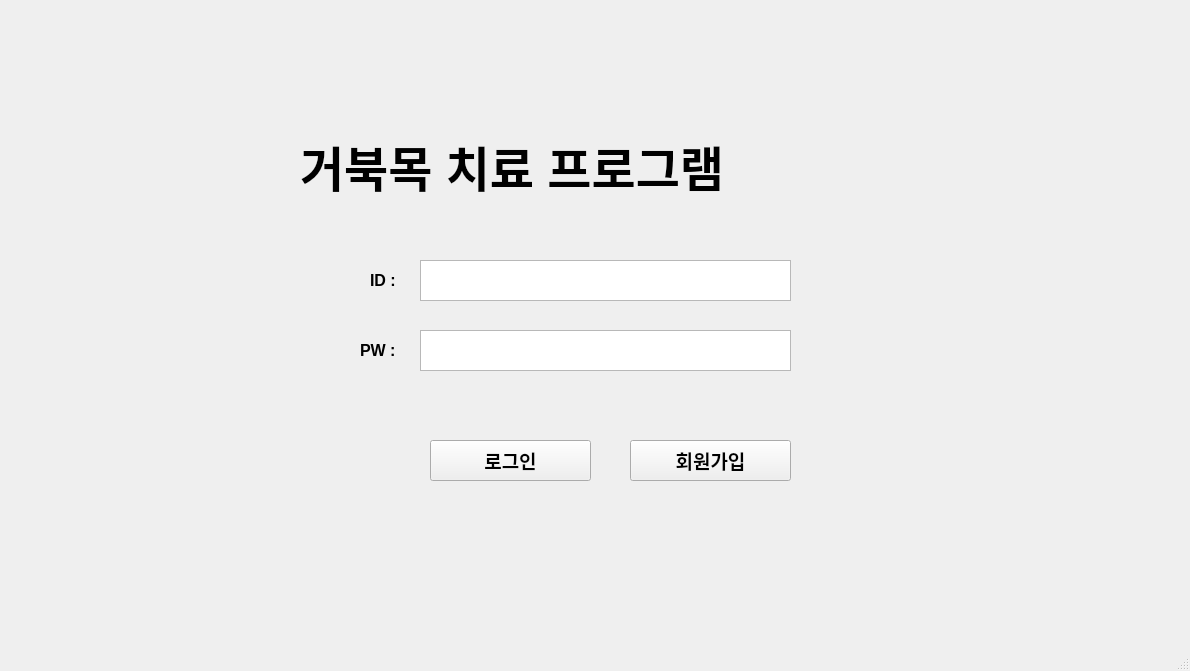
<?xml version="1.0" encoding="UTF-8"?>
<ui version="4.0">
 <class>MainWindow</class>
 <widget class="QMainWindow" name="MainWindow">
  <property name="enabled">
   <bool>true</bool>
  </property>
  <property name="geometry">
   <rect>
    <x>0</x>
    <y>0</y>
    <width>1190</width>
    <height>671</height>
   </rect>
  </property>
  <property name="windowTitle">
   <string>MainWindow</string>
  </property>
  <widget class="QWidget" name="centralwidget">
   <widget class="QStackedWidget" name="stackedWidget">
    <property name="geometry">
     <rect>
      <x>10</x>
      <y>10</y>
      <width>1151</width>
      <height>611</height>
     </rect>
    </property>
    <property name="currentIndex">
     <number>0</number>
    </property>
    <widget class="QWidget" name="page">
     <widget class="QTextEdit" name="id">
      <property name="geometry">
       <rect>
        <x>410</x>
        <y>250</y>
        <width>371</width>
        <height>41</height>
       </rect>
      </property>
     </widget>
     <widget class="QTextEdit" name="pw">
      <property name="geometry">
       <rect>
        <x>410</x>
        <y>320</y>
        <width>371</width>
        <height>41</height>
       </rect>
      </property>
     </widget>
     <widget class="QLabel" name="label">
      <property name="geometry">
       <rect>
        <x>360</x>
        <y>250</y>
        <width>51</width>
        <height>41</height>
       </rect>
      </property>
      <property name="font">
       <font>
        <family>Arial</family>
        <pointsize>12</pointsize>
        <weight>75</weight>
        <bold>true</bold>
       </font>
      </property>
      <property name="text">
       <string>ID :</string>
      </property>
     </widget>
     <widget class="QLabel" name="label_2">
      <property name="geometry">
       <rect>
        <x>350</x>
        <y>320</y>
        <width>51</width>
        <height>41</height>
       </rect>
      </property>
      <property name="font">
       <font>
        <family>Arial</family>
        <pointsize>12</pointsize>
        <weight>75</weight>
        <bold>true</bold>
       </font>
      </property>
      <property name="text">
       <string>PW :</string>
      </property>
     </widget>
     <widget class="QPushButton" name="pushButton">
      <property name="geometry">
       <rect>
        <x>420</x>
        <y>430</y>
        <width>161</width>
        <height>41</height>
       </rect>
      </property>
      <property name="font">
       <font>
        <family>Arial</family>
        <pointsize>14</pointsize>
        <weight>75</weight>
        <bold>true</bold>
       </font>
      </property>
      <property name="text">
       <string>로그인</string>
      </property>
     </widget>
     <widget class="QPushButton" name="pushButton_2">
      <property name="geometry">
       <rect>
        <x>620</x>
        <y>430</y>
        <width>161</width>
        <height>41</height>
       </rect>
      </property>
      <property name="font">
       <font>
        <family>Arial</family>
        <pointsize>14</pointsize>
        <weight>75</weight>
        <bold>true</bold>
       </font>
      </property>
      <property name="text">
       <string>회원가입</string>
      </property>
     </widget>
     <widget class="QLabel" name="label_3">
      <property name="geometry">
       <rect>
        <x>290</x>
        <y>110</y>
        <width>581</width>
        <height>91</height>
       </rect>
      </property>
      <property name="font">
       <font>
        <family>Arial</family>
        <pointsize>36</pointsize>
        <weight>75</weight>
        <bold>true</bold>
       </font>
      </property>
      <property name="text">
       <string>거북목 치료 프로그램</string>
      </property>
     </widget>
    </widget>
    <widget class="QWidget" name="page_1">
     <widget class="QLabel" name="label_4">
      <property name="geometry">
       <rect>
        <x>430</x>
        <y>40</y>
        <width>271</width>
        <height>91</height>
       </rect>
      </property>
      <property name="font">
       <font>
        <family>Arial</family>
        <pointsize>36</pointsize>
        <weight>75</weight>
        <bold>true</bold>
       </font>
      </property>
      <property name="text">
       <string>회원가입</string>
      </property>
     </widget>
     <widget class="QTextEdit" name="textEdit">
      <property name="geometry">
       <rect>
        <x>400</x>
        <y>300</y>
        <width>341</width>
        <height>41</height>
       </rect>
      </property>
      <property name="html">
       <string>&lt;!DOCTYPE HTML PUBLIC &quot;-//W3C//DTD HTML 4.0//EN&quot; &quot;http://www.w3.org/TR/REC-html40/strict.dtd&quot;&gt;
&lt;html&gt;&lt;head&gt;&lt;meta name=&quot;qrichtext&quot; content=&quot;1&quot; /&gt;&lt;style type=&quot;text/css&quot;&gt;
p, li { white-space: pre-wrap; }
&lt;/style&gt;&lt;/head&gt;&lt;body style=&quot; font-family:'Gulim'; font-size:9pt; font-weight:400; font-style:normal;&quot;&gt;
&lt;p style=&quot;-qt-paragraph-type:empty; margin-top:0px; margin-bottom:0px; margin-left:0px; margin-right:0px; -qt-block-indent:0; text-indent:0px;&quot;&gt;&lt;br /&gt;&lt;/p&gt;&lt;/body&gt;&lt;/html&gt;</string>
      </property>
     </widget>
     <widget class="QLabel" name="label_5">
      <property name="geometry">
       <rect>
        <x>340</x>
        <y>300</y>
        <width>51</width>
        <height>41</height>
       </rect>
      </property>
      <property name="font">
       <font>
        <family>Arial</family>
        <pointsize>12</pointsize>
        <weight>75</weight>
        <bold>true</bold>
       </font>
      </property>
      <property name="text">
       <string>ID : </string>
      </property>
     </widget>
     <widget class="QLabel" name="label_6">
      <property name="geometry">
       <rect>
        <x>330</x>
        <y>360</y>
        <width>51</width>
        <height>41</height>
       </rect>
      </property>
      <property name="font">
       <font>
        <family>Arial</family>
        <pointsize>12</pointsize>
        <weight>75</weight>
        <bold>true</bold>
       </font>
      </property>
      <property name="text">
       <string>PW : </string>
      </property>
     </widget>
     <widget class="QTextEdit" name="textEdit_2">
      <property name="geometry">
       <rect>
        <x>400</x>
        <y>360</y>
        <width>341</width>
        <height>41</height>
       </rect>
      </property>
      <property name="html">
       <string>&lt;!DOCTYPE HTML PUBLIC &quot;-//W3C//DTD HTML 4.0//EN&quot; &quot;http://www.w3.org/TR/REC-html40/strict.dtd&quot;&gt;
&lt;html&gt;&lt;head&gt;&lt;meta name=&quot;qrichtext&quot; content=&quot;1&quot; /&gt;&lt;style type=&quot;text/css&quot;&gt;
p, li { white-space: pre-wrap; }
&lt;/style&gt;&lt;/head&gt;&lt;body style=&quot; font-family:'Gulim'; font-size:9pt; font-weight:400; font-style:normal;&quot;&gt;
&lt;p style=&quot;-qt-paragraph-type:empty; margin-top:0px; margin-bottom:0px; margin-left:0px; margin-right:0px; -qt-block-indent:0; text-indent:0px;&quot;&gt;&lt;br /&gt;&lt;/p&gt;&lt;/body&gt;&lt;/html&gt;</string>
      </property>
     </widget>
     <widget class="QPushButton" name="pushButton_3">
      <property name="geometry">
       <rect>
        <x>770</x>
        <y>300</y>
        <width>111</width>
        <height>41</height>
       </rect>
      </property>
      <property name="font">
       <font>
        <family>Arial</family>
        <pointsize>12</pointsize>
        <weight>75</weight>
        <bold>true</bold>
       </font>
      </property>
      <property name="text">
       <string>중복 확인</string>
      </property>
     </widget>
     <widget class="QPushButton" name="pushButton_4">
      <property name="geometry">
       <rect>
        <x>460</x>
        <y>510</y>
        <width>221</width>
        <height>51</height>
       </rect>
      </property>
      <property name="font">
       <font>
        <family>Arial</family>
        <pointsize>12</pointsize>
        <weight>75</weight>
        <bold>true</bold>
       </font>
      </property>
      <property name="text">
       <string>회원가입 하기</string>
      </property>
     </widget>
     <widget class="QTextEdit" name="textEdit_3">
      <property name="geometry">
       <rect>
        <x>400</x>
        <y>170</y>
        <width>341</width>
        <height>41</height>
       </rect>
      </property>
      <property name="html">
       <string>&lt;!DOCTYPE HTML PUBLIC &quot;-//W3C//DTD HTML 4.0//EN&quot; &quot;http://www.w3.org/TR/REC-html40/strict.dtd&quot;&gt;
&lt;html&gt;&lt;head&gt;&lt;meta name=&quot;qrichtext&quot; content=&quot;1&quot; /&gt;&lt;style type=&quot;text/css&quot;&gt;
p, li { white-space: pre-wrap; }
&lt;/style&gt;&lt;/head&gt;&lt;body style=&quot; font-family:'Gulim'; font-size:9pt; font-weight:400; font-style:normal;&quot;&gt;
&lt;p style=&quot;-qt-paragraph-type:empty; margin-top:0px; margin-bottom:0px; margin-left:0px; margin-right:0px; -qt-block-indent:0; text-indent:0px;&quot;&gt;&lt;br /&gt;&lt;/p&gt;&lt;/body&gt;&lt;/html&gt;</string>
      </property>
     </widget>
     <widget class="QLabel" name="label_7">
      <property name="geometry">
       <rect>
        <x>320</x>
        <y>170</y>
        <width>61</width>
        <height>41</height>
       </rect>
      </property>
      <property name="font">
       <font>
        <family>Arial</family>
        <pointsize>12</pointsize>
        <weight>75</weight>
        <bold>true</bold>
       </font>
      </property>
      <property name="text">
       <string>이름 :</string>
      </property>
     </widget>
     <widget class="QComboBox" name="comboBox">
      <property name="geometry">
       <rect>
        <x>400</x>
        <y>230</y>
        <width>81</width>
        <height>41</height>
       </rect>
      </property>
      <item>
       <property name="text">
        <string>남자</string>
       </property>
      </item>
      <item>
       <property name="text">
        <string>여자</string>
       </property>
      </item>
     </widget>
     <widget class="QLabel" name="label_8">
      <property name="geometry">
       <rect>
        <x>320</x>
        <y>230</y>
        <width>61</width>
        <height>41</height>
       </rect>
      </property>
      <property name="font">
       <font>
        <family>Arial</family>
        <pointsize>12</pointsize>
        <weight>75</weight>
        <bold>true</bold>
       </font>
      </property>
      <property name="text">
       <string>성별 :</string>
      </property>
     </widget>
     <widget class="QTextEdit" name="textEdit_4">
      <property name="geometry">
       <rect>
        <x>400</x>
        <y>430</y>
        <width>341</width>
        <height>41</height>
       </rect>
      </property>
      <property name="html">
       <string>&lt;!DOCTYPE HTML PUBLIC &quot;-//W3C//DTD HTML 4.0//EN&quot; &quot;http://www.w3.org/TR/REC-html40/strict.dtd&quot;&gt;
&lt;html&gt;&lt;head&gt;&lt;meta name=&quot;qrichtext&quot; content=&quot;1&quot; /&gt;&lt;style type=&quot;text/css&quot;&gt;
p, li { white-space: pre-wrap; }
&lt;/style&gt;&lt;/head&gt;&lt;body style=&quot; font-family:'Gulim'; font-size:9pt; font-weight:400; font-style:normal;&quot;&gt;
&lt;p style=&quot;-qt-paragraph-type:empty; margin-top:0px; margin-bottom:0px; margin-left:0px; margin-right:0px; -qt-block-indent:0; text-indent:0px;&quot;&gt;&lt;br /&gt;&lt;/p&gt;&lt;/body&gt;&lt;/html&gt;</string>
      </property>
     </widget>
     <widget class="QLabel" name="label_9">
      <property name="geometry">
       <rect>
        <x>280</x>
        <y>430</y>
        <width>101</width>
        <height>41</height>
       </rect>
      </property>
      <property name="font">
       <font>
        <family>Arial</family>
        <pointsize>12</pointsize>
        <weight>75</weight>
        <bold>true</bold>
       </font>
      </property>
      <property name="text">
       <string>전화번호 :</string>
      </property>
     </widget>
     <widget class="QPushButton" name="pushButton_5">
      <property name="geometry">
       <rect>
        <x>990</x>
        <y>550</y>
        <width>141</width>
        <height>41</height>
       </rect>
      </property>
      <property name="font">
       <font>
        <family>Arial</family>
        <pointsize>12</pointsize>
        <weight>75</weight>
        <bold>true</bold>
       </font>
      </property>
      <property name="text">
       <string>뒤로 가기</string>
      </property>
     </widget>
    </widget>
    <widget class="QWidget" name="page_2">
     <widget class="QPushButton" name="pushButton_6">
      <property name="geometry">
       <rect>
        <x>130</x>
        <y>220</y>
        <width>391</width>
        <height>271</height>
       </rect>
      </property>
      <property name="font">
       <font>
        <family>Arial Black</family>
        <pointsize>26</pointsize>
        <weight>75</weight>
        <bold>true</bold>
       </font>
      </property>
      <property name="text">
       <string>실시간 자세 교정</string>
      </property>
     </widget>
     <widget class="QPushButton" name="pushButton_7">
      <property name="geometry">
       <rect>
        <x>630</x>
        <y>220</y>
        <width>391</width>
        <height>271</height>
       </rect>
      </property>
      <property name="font">
       <font>
        <family>Arial Black</family>
        <pointsize>26</pointsize>
        <weight>75</weight>
        <bold>true</bold>
       </font>
      </property>
      <property name="text">
       <string>오늘의 운동</string>
      </property>
     </widget>
     <widget class="QTextEdit" name="textEdit_5">
      <property name="geometry">
       <rect>
        <x>100</x>
        <y>20</y>
        <width>961</width>
        <height>171</height>
       </rect>
      </property>
      <property name="html">
       <string>&lt;!DOCTYPE HTML PUBLIC &quot;-//W3C//DTD HTML 4.0//EN&quot; &quot;http://www.w3.org/TR/REC-html40/strict.dtd&quot;&gt;
&lt;html&gt;&lt;head&gt;&lt;meta name=&quot;qrichtext&quot; content=&quot;1&quot; /&gt;&lt;style type=&quot;text/css&quot;&gt;
p, li { white-space: pre-wrap; }
&lt;/style&gt;&lt;/head&gt;&lt;body style=&quot; font-family:'Gulim'; font-size:9pt; font-weight:400; font-style:normal;&quot;&gt;
&lt;p style=&quot; margin-top:0px; margin-bottom:0px; margin-left:0px; margin-right:0px; -qt-block-indent:0; text-indent:0px;&quot;&gt;&lt;span style=&quot; font-weight:600; color:#ff0000;&quot;&gt;&amp;lt; 사용 방법 &amp;gt;&lt;/span&gt;&lt;/p&gt;
&lt;p style=&quot;-qt-paragraph-type:empty; margin-top:0px; margin-bottom:0px; margin-left:0px; margin-right:0px; -qt-block-indent:0; text-indent:0px; font-weight:600; color:#ff0000;&quot;&gt;&lt;br /&gt;&lt;/p&gt;
&lt;p style=&quot; margin-top:0px; margin-bottom:0px; margin-left:0px; margin-right:0px; -qt-block-indent:0; text-indent:0px;&quot;&gt;&lt;span style=&quot; font-weight:600; color:#ff0000;&quot;&gt;1. 실시간 자세 교정&lt;/span&gt;&lt;/p&gt;
&lt;p style=&quot; margin-top:0px; margin-bottom:0px; margin-left:0px; margin-right:0px; -qt-block-indent:0; text-indent:0px;&quot;&gt;&lt;span style=&quot; font-weight:600;&quot;&gt;- 버튼을 클릭시 카메라와 연결되어 실시간으로 정자세와 오자세(거북목)를 판별합니다. 오자세(거북목)가 5초이상 계속될 시 자세 교정 알림음이 나옵니다. 알림음이 나올 시 상담자에게 연락이 갑니다.&lt;/span&gt;&lt;/p&gt;
&lt;p style=&quot; margin-top:0px; margin-bottom:0px; margin-left:0px; margin-right:0px; -qt-block-indent:0; text-indent:0px;&quot;&gt;&lt;span style=&quot; font-weight:600;&quot;&gt;종료를 원하시면 키보드 아무키나 눌러주시면 됩니다.&lt;/span&gt;&lt;/p&gt;
&lt;p style=&quot;-qt-paragraph-type:empty; margin-top:0px; margin-bottom:0px; margin-left:0px; margin-right:0px; -qt-block-indent:0; text-indent:0px; font-weight:600;&quot;&gt;&lt;br /&gt;&lt;/p&gt;
&lt;p style=&quot; margin-top:0px; margin-bottom:0px; margin-left:0px; margin-right:0px; -qt-block-indent:0; text-indent:0px;&quot;&gt;&lt;span style=&quot; font-weight:600; color:#ff0000;&quot;&gt;2. 오늘의 운동&lt;/span&gt;&lt;/p&gt;
&lt;p style=&quot; margin-top:0px; margin-bottom:0px; margin-left:0px; margin-right:0px; -qt-block-indent:0; text-indent:0px;&quot;&gt;&lt;span style=&quot; font-weight:600;&quot;&gt;- 상담자가 사용자의 오자세(거북목)을 카운트하여 오늘의 운동을 추천해줍니다.  &lt;/span&gt;&lt;/p&gt;&lt;/body&gt;&lt;/html&gt;</string>
      </property>
     </widget>
     <widget class="QPushButton" name="pushButton_8">
      <property name="geometry">
       <rect>
        <x>1000</x>
        <y>550</y>
        <width>131</width>
        <height>41</height>
       </rect>
      </property>
      <property name="font">
       <font>
        <family>Arial</family>
        <pointsize>12</pointsize>
        <weight>75</weight>
        <bold>true</bold>
       </font>
      </property>
      <property name="text">
       <string>나가기</string>
      </property>
     </widget>
    </widget>
    <widget class="QWidget" name="page_3">
     <widget class="QTextEdit" name="today_exercise">
      <property name="geometry">
       <rect>
        <x>40</x>
        <y>90</y>
        <width>1071</width>
        <height>401</height>
       </rect>
      </property>
     </widget>
     <widget class="QLabel" name="label_10">
      <property name="geometry">
       <rect>
        <x>400</x>
        <y>10</y>
        <width>341</width>
        <height>71</height>
       </rect>
      </property>
      <property name="font">
       <font>
        <family>Arial Black</family>
        <pointsize>36</pointsize>
        <weight>75</weight>
        <bold>true</bold>
       </font>
      </property>
      <property name="text">
       <string>오늘의 운동</string>
      </property>
     </widget>
     <widget class="QPushButton" name="pushButton_9">
      <property name="geometry">
       <rect>
        <x>960</x>
        <y>560</y>
        <width>151</width>
        <height>41</height>
       </rect>
      </property>
      <property name="font">
       <font>
        <family>Arial</family>
        <pointsize>12</pointsize>
        <weight>75</weight>
        <bold>true</bold>
       </font>
      </property>
      <property name="text">
       <string>종    료</string>
      </property>
     </widget>
     <widget class="QPushButton" name="pushButton_10">
      <property name="geometry">
       <rect>
        <x>960</x>
        <y>500</y>
        <width>151</width>
        <height>41</height>
       </rect>
      </property>
      <property name="font">
       <font>
        <family>Arial</family>
        <pointsize>12</pointsize>
        <weight>75</weight>
        <bold>true</bold>
       </font>
      </property>
      <property name="text">
       <string>뒤로 가기</string>
      </property>
     </widget>
    </widget>
   </widget>
  </widget>
  <widget class="QMenuBar" name="menubar">
   <property name="geometry">
    <rect>
     <x>0</x>
     <y>0</y>
     <width>1190</width>
     <height>26</height>
    </rect>
   </property>
  </widget>
  <widget class="QStatusBar" name="statusbar"/>
 </widget>
 <resources/>
 <connections/>
</ui>
